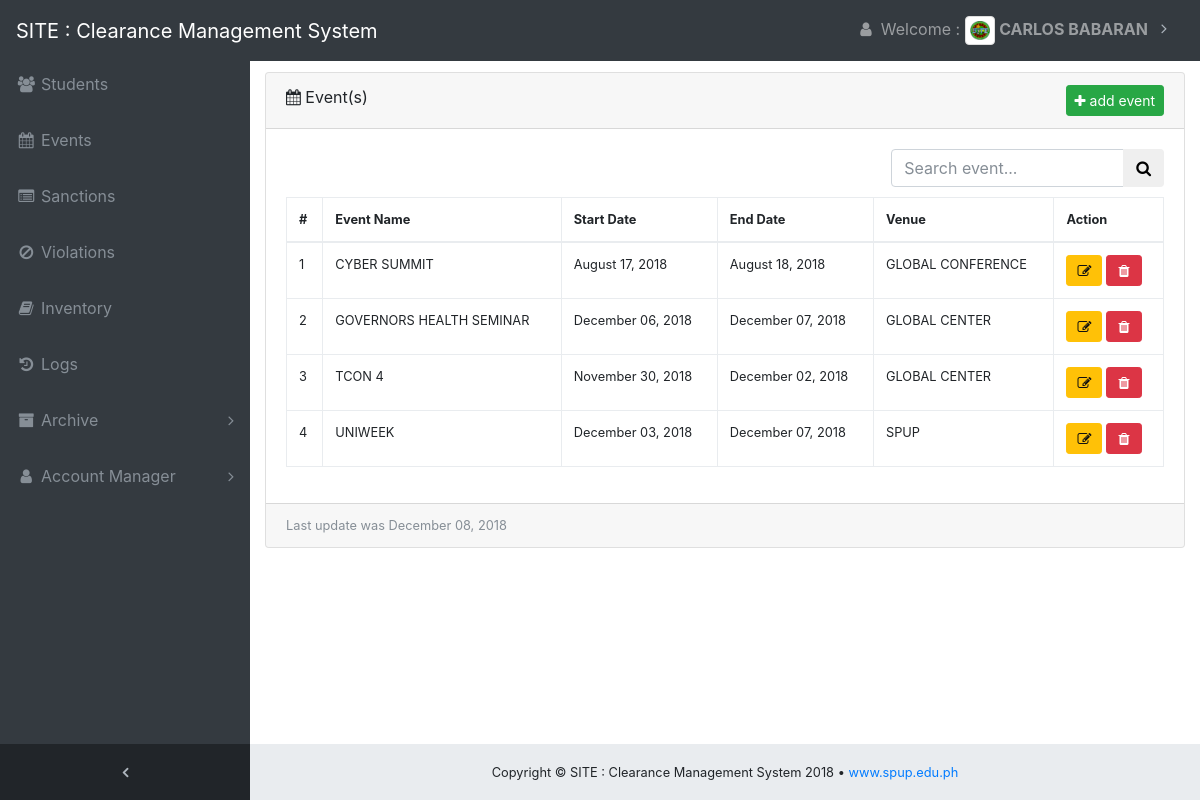
/events.php (signed in), run on the app's committed database.
### tables this page shows
CREATE TABLE `tblusers` (
  `user_id` int(11) NOT NULL,
  `username` varchar(20) NOT NULL,
  `password` varchar(50) NOT NULL,
  `firstname` varchar(50) NOT NULL,
  `lastname` varchar(50) NOT NULL,
  `email` varchar(50) NOT NULL,
  `contactno` varchar(20) NOT NULL,
  `gender` char(1) NOT NULL,
  `avatar` varchar(255) NOT NULL,
  `user_type` char(1) NOT NULL,
  `timestamp` timestamp NOT NULL DEFAULT CURRENT_TIMESTAMP,
  `salt` varchar(255) NOT NULL
);

CREATE TABLE `tbl_event` (
  `event_id` int(11) NOT NULL,
  `event_name` varchar(100) NOT NULL,
  `start_date` varchar(20) NOT NULL,
  `end_date` varchar(20) NOT NULL,
  `venue` varchar(255) NOT NULL,
  `archive` char(1) NOT NULL DEFAULT '0',
  `timestamp` timestamp NOT NULL DEFAULT CURRENT_TIMESTAMP,
  `salt` varchar(255) NOT NULL
);

CREATE TABLE `tbl_students` (
  `id` int(11) NOT NULL,
  `student_id` varchar(20) NOT NULL,
  `firstname` varchar(50) NOT NULL,
  `middlename` varchar(50) NOT NULL,
  `lastname` varchar(50) NOT NULL,
  `course` varchar(50) NOT NULL,
  `year` varchar(11) NOT NULL,
  `section` varchar(20) NOT NULL,
  `email` varchar(50) NOT NULL,
  `contact` varchar(20) NOT NULL,
  `officer` char(1) NOT NULL,
  `gender` char(1) NOT NULL,
  `archive` char(1) NOT NULL DEFAULT '0',
  `status` varchar(50) NOT NULL,
  `school_year` varchar(50) NOT NULL,
  `sem` varchar(11) NOT NULL,
  `remove_status` char(1) NOT NULL,
  `timestamp` timestamp NOT NULL DEFAULT CURRENT_TIMESTAMP,
  `salt` varchar(255) NOT NULL
);

### events.php (the view, shortened to what this page needs)
<?php
	include 'includes/head.php';
?>
<body onload="notifyMe()" class="fixed-nav sticky-footer bg-dark" id="page-top">
	<?php include 'includes/nav.php' ?>
  <div class="content-wrapper">
    <div class="container-fluid">
      <div class="card mb-3">
        <div class="card-header">
          <i class="fa fa-calendar"></i> Event(s) <span><a href="add_event" class="btn btn-success btn-sm pull-right"><i class="fa fa-plus"></i> add event </a></span></div>
        <div class="card-body">
				<form action="#" method="get">
					<div class="row">
						<div class="col-lg-8">
						</div>
						<div class="col-lg-4">
							<div class="input-group">
								<input class="form-control" id="system-search" name="q" placeholder="Search event..." required>
								<span class="input-group-btn">
									<button type="submit" class="btn btn-default"><i class="fa fa-search"></i></button>
								</span>
							</div>
						</div>
					</div>
				</form>
				<div class="table-responsive" style="margin-top:10px;">
					<table  class="table table-list-search table-bordered table-condensed custab small">
						<thead>
							<tr>
								<th>#</th>
								<th>Event Name</th>
								<th>Start Date</th>
								<th>End Date</th>
								<th>Venue</th>
								<th colspan=2>Action</th>
							</tr>
						</thead>
						<tbody>
							<?php
								$sql="SELECT * FROM tbl_event WHERE archive = '0' ORDER BY event_name asc";
								$result = $con->query($sql);
								if ($result->num_rows > 0) {
								  $x = 1;
								  while($row = $result->fetch_assoc()) {
									$event_name = strtoupper($row['event_name']);
									$sdate = date("F d, Y", strtotime($row['start_date']));
									$edate = date("F d, Y", strtotime($row['end_date']));
									$venue = strtoupper($row['venue']);
									echo "<tr>
									  <td>".$x++."</td>
									  <td>".$event_name."</td>
									  <td>".$sdate."</td>
									  <td>".$edate ."</td>
									  <td>".$venue."</td>";
									echo "<td>
											<a href='edit_event?id=".$row['salt']."' title='edit' class='btn btn-warning btn-sm'><i class='fa fa-fw fa-edit'></i></a>";
											?>
											<a onclick="return confirm('Are you sure you want to delete this event?')" href="events?del=<?php echo $row['salt']; ?>" class="btn btn-danger btn-sm"><i class='fa fa-fw fa-trash'></i></a>
										  <?php
										  echo "</td></tr>";
								  }
								}
								else {
								  echo "<div class='alert alert-warning'>No data available!</div>";
								}
							  ?>
						</tbody>
					</table>
				</div>
        </div>
        <div class="card-footer small text-muted">
			<?php
				$sqla = "SELECT * FROM tbl_students ORDER BY id DESC LIMIT 1";
				$result = mysqli_query($con, $sqla);
				$row = mysqli_fetch_assoc($result);
				echo "Last update was " . date("F d, Y", strtotime($row['timestamp']));
			?>
		</div>
      </div>
    </div>
		<?php include 'includes/footer.php'; ?>
  </div>
</body>
</html>

### includes/nav.php (shortened to what this page needs)
<nav class="navbar navbar-expand-lg navbar-dark bg-dark fixed-top" id="mainNav" >
  <a class="navbar-brand" href="home">SITE : Clearance Management System</a>
  <div class="collapse navbar-collapse" id="navbarResponsive">
    <ul class="navbar-nav navbar-sidenav" id="exampleAccordion">
<li class="nav-item" data-toggle="tooltip" data-placement="right" title="students">
        <a class="nav-link" href="home">
          <i class="fa fa-fw fa-users"></i>
          <span class="nav-link-text">Students </span>
        </a>
      </li>
      <li class="nav-item" data-toggle="tooltip" data-placement="right" title="events">
        <a class="nav-link" href="events">
          <i class="fa fa-fw fa-calendar"></i>
          <span class="nav-link-text">Events</span>
        </a>
      </li>
<li class="nav-item" data-toggle="tooltip" data-placement="right" title="sanctions">
        <a class="nav-link" href="sanctions">
          <i class="fa fa-fw fa-list-alt"></i>
          <span class="nav-link-text">Sanctions</span>
        </a>
      </li>
<li class="nav-item" data-toggle="tooltip" data-placement="right" title="violations">
        <a class="nav-link" href="violations">
          <i class="fa fa-fw fa-ban"></i>
          <span class="nav-link-text">Violations</span>
        </a>
      </li>
<?php
	if($user_utype == "1" || $user_utype == "3") {
		echo"
		<li class='nav-item' data-toggle='tooltip' data-placement='right' title='inventory'>
		  <a class='nav-link' href='inventory'>
			<i class='fa fa-fw fa-book'></i>
			<span class='nav-link-text'>Inventory</span>
		  </a>
		</li>";
?>
<li class="nav-item" data-toggle="tooltip" data-placement="right" title="logs">
        <a class="nav-link" href="logs">
          <i class="fa fa-fw fa-history"></i>
          <span class="nav-link-text">Logs</span>
        </a>
      </li>
<li class="nav-item" data-toggle="tooltip" data-placement="right" title="Example Pages">
        <a class="nav-link nav-link-collapse collapsed" data-toggle="collapse" href="#collapseExamplePages" data-parent="#exampleAccordion">
          <i class="fa fa-fw fa-archive"></i>
          <span class="nav-link-text">Archive</span>
        </a>
      </li>
<?php
	}
	if($user_utype == "1" || $user_utype == "3") {
		echo "<li class='nav-item' data-toggle='tooltip' data-placement='right' title='Account Management'>
			  <a class='nav-link nav-link-collapse collapsed' data-toggle='collapse' href='#collapseMulti' data-parent='#exampleAccordion'>
				<i class='fa fa-fw fa-user'></i>
				<span class='nav-link-text'>Account Manager</span>
			  </a>
			<ul class='sidenav-second-level collapse' id='collapseMulti'>
			      <li><a href='register'>Register</a></li>
				  <li><a href='user_list'>List of Accounts</a></li>
			</ul>";
	}
?>
      </li>
    </ul>
    <ul class="navbar-nav sidenav-toggler" >
      <li class="nav-item">
        <a class="nav-link text-center" id="sidenavToggler">
          <i class="fa fa-fw fa-angle-left"></i>
        </a>
      </li>
    </ul>
 <ul class="navbar-nav ml-auto" >
   <li class="nav-item dropdown no-arrow">
        <a class="nav-link dropdown-toggle" href="#" id="userDropdown" role="button" data-toggle="dropdown" aria-haspopup="true" aria-expanded="false">
          <i class="fa fa-fw fa-user"></i> Welcome : <img src="<?php echo $user_avatar;?>" class="img-thumbnail" alt="prof-pic" width="30px;"> <b><?php echo $user_fname." ".$user_lname; ?></b>
        </a>
       </li>
 </ul>
  </div>
</nav>

### css/sb-admin.css (style rules this page uses)
html { position: relative; min-height: 100%; }
body { overflow-x: hidden; }
body.sticky-footer { margin-bottom: 56px; }
body.sticky-footer .content-wrapper { min-height: calc(100vh - 56px - 56px); }
body.fixed-nav { padding-top: 56px; }
.content-wrapper { min-height: calc(100vh - 56px); padding-top: 1rem; }
#mainNav .navbar-collapse { overflow: auto; max-height: 75vh; }
#mainNav .navbar-collapse .navbar-nav .nav-item .nav-link { cursor: pointer; }
#mainNav .navbar-collapse .navbar-sidenav .nav-link-collapse:after { float: right; content: '\f107'; font-family: 'FontAwesome'; }
#mainNav .navbar-collapse .navbar-sidenav .nav-link-collapse.collapsed:after { content: '\f105'; }
#mainNav .navbar-collapse .sidenav-toggler { display: none; }
#mainNav .navbar-collapse .navbar-nav > .nav-item.dropdown > .nav-link { position: relative; min-width: 45px; }
#mainNav .navbar-collapse .navbar-nav > .nav-item.dropdown > .nav-link:after { float: right; width: auto; content: '\f105'; border: none; font-family: 'FontAwesome'; }
@media (min-width: 992px) { #mainNav .navbar-brand { width: 250px; } }
@media (min-width: 992px) { #mainNav .navbar-collapse { overflow: visible; max-height: none; } }
@media (min-width: 992px) { #mainNav .navbar-collapse .navbar-sidenav { position: absolute; top: 0; left: 0; overflow-x: hidden; overflow-y: auto; -webkit-flex-direction: column; -ms-flex-direction: column; flex-direction: column; margin-top: 56px; } }
@media (min-width: 992px) { #mainNav .navbar-collapse .navbar-sidenav > .nav-item { width: 250px; padding: 0; } }
@media (min-width: 992px) { #mainNav .navbar-collapse .navbar-sidenav > .nav-item > .nav-link { padding: 1em; } }
@media (min-width: 992px) { #mainNav .navbar-collapse .navbar-nav > .nav-item.dropdown > .nav-link { min-width: 0; } }
@media (min-width: 992px) { #mainNav .navbar-collapse .navbar-nav > .nav-item.dropdown > .nav-link:after { width: 24px; text-align: center; } }
#mainNav.fixed-top .sidenav-toggler { display: none; }
@media (min-width: 992px) { #mainNav.fixed-top .navbar-sidenav { height: calc(100vh - 112px); } }
@media (min-width: 992px) { #mainNav.fixed-top .sidenav-toggler { position: absolute; top: 0; left: 0; display: flex; overflow-x: hidden; overflow-y: auto; -webkit-flex-direction: column; -ms-flex-direction: column; flex-direction: column; margin-top: calc(100vh - 56px); } }
@media (min-width: 992px) { #mainNav.fixed-top .sidenav-toggler > .nav-item { width: 250px; padding: 0; } }
@media (min-width: 992px) { #mainNav.fixed-top .sidenav-toggler > .nav-item > .nav-link { padding: 1em; } }
#mainNav.fixed-top.navbar-dark .sidenav-toggler { background-color: #212529; }
#mainNav.fixed-top.navbar-dark .sidenav-toggler a i { color: #adb5bd; }
.content-wrapper { overflow-x: hidden; background: white; }
@media (min-width: 992px) { .content-wrapper { margin-left: 250px; } }
#sidenavToggler i { font-weight: 800; }
#mainNav.navbar-dark .navbar-collapse .navbar-sidenav .nav-link-collapse:after { color: #868e96; }
#mainNav.navbar-dark .navbar-collapse .navbar-sidenav > .nav-item > .nav-link { color: #868e96; }
#mainNav.navbar-dark .navbar-collapse .navbar-nav > .nav-item.dropdown > .nav-link:after { color: #adb5bd; }
@media (min-width: 992px) { #mainNav.navbar-dark .navbar-collapse .navbar-sidenav { background: #343a40; } }

### data on the page
tblusers: avatar (picture), firstname "CARLOS", lastname "BABARAN"
tbl_event: event_name "CYBER SUMMIT", start_date "August 17, 2018", end_date "August 18, 2018", venue "GLOBAL CONFERENCE"
tbl_event: event_name "GOVERNORS HEALTH SEMINAR", start_date "December 06, 2018", end_date "December 07, 2018", venue "GLOBAL CENTER"
tbl_event: event_name "TCON 4", start_date "November 30, 2018", end_date "December 02, 2018", venue "GLOBAL CENTER"
tbl_event: event_name "UNIWEEK", start_date "December 03, 2018", end_date "December 07, 2018", venue "SPUP"
tbl_students: timestamp "December 08, 2018"
